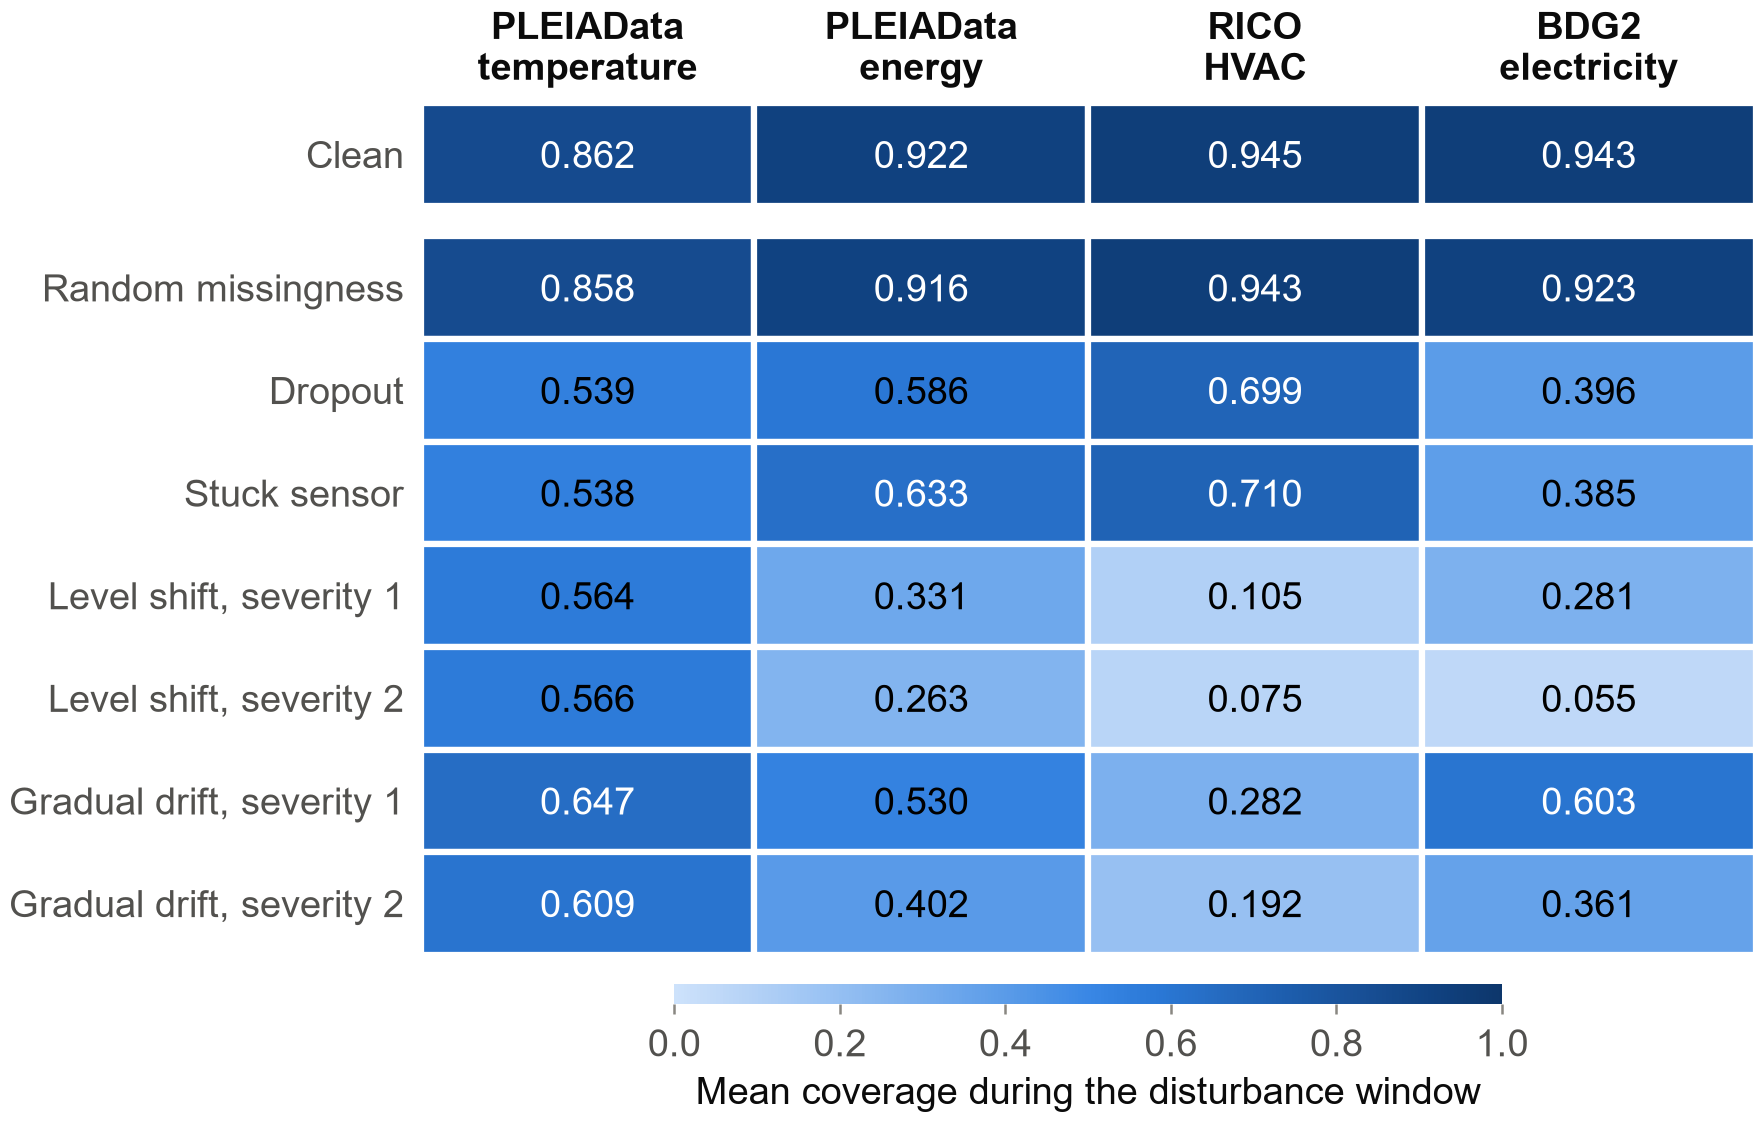

The script that drew this image:
"""Figure 4.6: mean clean reference coverage under sensor disturbances.

Caption title: Mean clean reference coverage under sensor disturbances

Source: review/candidature_evidence_package_20261002_v1/REPORT_TABLES/ROBUSTNESS_FAULT_SUMMARY.csv

Each setting has 15 fold-seed units (three outer folds x five model seeds),
and each unit is replayed with its own clean reference interval configuration
(saved owner, interval method, nominal level and recalibration policy). The
table summarises the units that share a configuration in one row, and
``cells`` counts those units. Each heatmap value pools a setting's rows for
one scenario with ``cells`` as weights:

    coverage = sum(cells * mean_coverage_during) / sum(cells)

The weights must total 15 for every setting and scenario. mean_coverage_during
is empirical coverage in the disturbance window, [25%, 55%) of each test
stream; the clean row is the same window of the undisturbed stream. All cells
share one colour scale from 0 to 1. Nominal levels differ between units (0.95
to 0.995), so no common coverage target is marked.

Severity. A level shift or gradual drift at severity 1 or 2 has magnitude
severity x s, where s is a training-only robust dispersion. The executed chain,
checked below against the committed code and its replay hash pins, is

    completion_v1.py (59 units) or robustness_saved_owner_v1.run_unit (pilot unit)
      -> src.split_integrity.training_scale(y, meta, roles["fit"])
      -> src.alerts_corrected.per_group_robust_scale(fit-role targets, fit-role groups)
      -> magnitude = severity * scale_map.get(group, scale_map["__pooled__"])

per_group_robust_scale gives a group 1.4826 x the median absolute deviation
(MAD) of its finite training targets when it has at least 20 of them and a
non-zero MAD. Other groups take the pooled training value, 1.4826 x the MAD of
all training targets (with the training standard deviation, then 1.0, as
degenerate-case fallbacks). A test group absent from training also takes the
pooled value: RICO roles are blocked by whole run, so every RICO test run uses
the pooled scale. The scale is therefore not a pooled sample standard
deviation.

Comparisons. The data file carries two different changes for every cell:

* same_window_reduction_pp = 100 * (clean - disturbed), both pooled over the
  same window with cells as weights. This is the reduction to quote with the
  figure.
* pre_minus_during_pp = 100 * (pre-window - disturbance-window coverage) of the
  same stream, the within-stream change quoted in RESULTS_FINDINGS.md. It also
  contains the clean stream's own change between the two windows.

The zero control (level_shift@0) is not plotted; verification requires it to
equal the clean row exactly. Cross-check: every pooled value equals the
unweighted mean of coverage_during over the 15 units in
review/robustness_contamination_recovery_20260928/AGGREGATE_CELL_METRICS.csv.

Outputs: figure_4_6_sensor_disturbance_coverage.png / .pdf and the derived
figure data figure_4_6_sensor_disturbance_coverage_data.csv.

Usage:
    python report_figures/chapter4/figure_4_6_sensor_disturbance_coverage.py
"""

from __future__ import annotations

import hashlib
import json
import math

import chapter4_style as c4
import matplotlib.pyplot as plt
import pandas as pd
from matplotlib.cm import ScalarMappable
from matplotlib.colors import LinearSegmentedColormap, Normalize
from matplotlib.patches import Rectangle

STEM = "figure_4_6_sensor_disturbance_coverage"
CAPTION = "Mean clean reference coverage under sensor disturbances"
SOURCE = c4.TABLES / "ROBUSTNESS_FAULT_SUMMARY.csv"
ROBUSTNESS = c4.REPO / "review" / "robustness_contamination_recovery_20260928"
SRC = c4.REPO / "smart_building_conformal" / "src"
CELL_SOURCE = ROBUSTNESS / "AGGREGATE_CELL_METRICS.csv"
DATA = c4.OUT_DIR / f"{STEM}_data.csv"
GID = "fig4.6|"
UNITS = 15  # fold-seed units per setting and scenario
CLEAN, ZERO_CONTROL, HEADLINE = "clean", "zero_control", "level_shift@2.0"
SCENARIOS = {
    "clean": "Clean",
    "random_missing@na": "Random missingness",
    "dropout@na": "Dropout",
    "stuck@na": "Stuck sensor",
    "level_shift@1.0": "Level shift, severity 1",
    "level_shift@2.0": "Level shift, severity 2",
    "drift@1.0": "Gradual drift, severity 1",
    "drift@2.0": "Gradual drift, severity 2",
}
COLUMN_LABELS = {
    "PLEIAData temperature": "PLEIAData\ntemperature",
    "PLEIAData energy": "PLEIAData\nenergy",
    "RICO HVAC": "RICO\nHVAC",
    "BDG2 electricity": "BDG2\nelectricity",
}
CLEAN_GAP = 0.3  # extra space, in rows, between the clean reference and the disturbances
SCALE = Normalize(vmin=0.0, vmax=1.0)  # one coverage scale for every setting
CMAP = LinearSegmentedColormap.from_list("chapter4_sequential_blue", c4.SEQUENTIAL_BLUE)
SCALE_TICKS = [0.0, 0.2, 0.4, 0.6, 0.8, 1.0]
SCALE_LABEL = "Mean coverage during the disturbance window"
GAP_WIDTH = 1.5  # points of white between neighbouring cells

# Severity-scale provenance: committed statements the caption relies on. The two
# replay drivers are pinned by the robustness records; every file must also be
# byte-identical to the robustness delivery commit.
ROBUSTNESS_COMMIT = "1b94d7dc027fe2a15049c82ba3c9a721df329ece"
CONTRACT = ROBUSTNESS / "SCIENTIFIC_REPLAY_CONTRACT.json"
COMPLETION_PROTOCOL = ROBUSTNESS / "COMPLETION_PROTOCOL.json"
SCALE_STATEMENTS = {
    ROBUSTNESS / "completion_v1.py": (
        'scale_map = SI.training_scale(np.asarray(data["y"]), data["meta"], roles["fit"])',
        'magnitude = magnitude_sd * float(scale_map.get(item.group_id, scale_map["__pooled__"]))',
    ),
    ROBUSTNESS / "robustness_saved_owner_v1.py": (
        'scale_map = SI.training_scale(np.asarray(data["y"]), data["meta"], roles["fit"])',
        'magnitude = magnitude_sd * float(scale_map.get(item.group_id, scale_map["__pooled__"]))',
    ),
    SRC / "split_integrity.py": (
        "from .alerts_corrected import per_group_robust_scale",
        "sc = per_group_robust_scale(np.asarray(y)[idx], meta.iloc[idx].group_id.to_numpy())",
        'return {**sc["scale"], "__pooled__": sc["pooled_fallback"]}',
    ),
    SRC / "alerts_corrected.py": (
        "min_points: int = 20,",
        "k = 1.4826",
        "if len(v) < min_points:",
        "return float(s) if s > 0 else None",
        "pooled = mad_sigma(y) or (float(np.nanstd(y))",
        '"pooled_fallback": pooled,',
    ),
    SRC / "matched_data005.py": (  # RICO test runs never enter the fit role
        "SI.assert_boundary(meta, np.r_[fit, calibration], test, SI.GROUPED)",
    ),
}


def coverage_label(value: float) -> str:
    return f"{value:.3f}"


def points(value: float) -> str:
    return f"{value:.2f}".replace("-", "\N{MINUS SIGN}")


def listing(items: list[str]) -> str:
    return ", ".join(items[:-1]) + f" and {items[-1]}"


def pool(weights: list[float], values: list[float]) -> tuple[float, float]:
    """Weighted mean and weight total; fsum keeps the result independent of row order."""
    total = math.fsum(weights)
    return math.fsum(w * v for w, v in zip(weights, values)) / total, total


def single(values, what: str) -> str:
    distinct = set(values)
    if len(distinct) != 1:
        raise ValueError(f"expected one {what}, found {sorted(distinct)}")
    return distinct.pop()


def derive(frame) -> pd.DataFrame:
    if frame.duplicated(["task", "cell", "interval_method", "nominal_level", "recal_policy"]).any():
        raise ValueError("more than one summary row for a setting, scenario and configuration")
    records = []
    for task in c4.TASK_ORDER:
        task_rows = frame[frame["task"] == task]
        clean_rows = task_rows[task_rows["cell"] == CLEAN]
        clean, _ = pool([float(w) for w in clean_rows["cells"]], [float(v) for v in clean_rows["mean_coverage_during"]])
        for cell, label in SCENARIOS.items():
            rows = task_rows[task_rows["cell"] == cell]
            if rows.empty:
                raise ValueError(f"no rows for {task}, {cell}")
            weights = [float(w) for w in rows["cells"]]
            coverage, weight = pool(weights, [float(v) for v in rows["mean_coverage_during"]])
            pre, _ = pool(weights, [float(v) for v in rows["mean_coverage_pre"]])
            if weight != UNITS:
                raise ValueError(f"{task}, {cell}: weights total {weight:g}, expected {UNITS}")
            records.append(
                {
                    "row_order": len(records) + 1,
                    "dataset": single(rows["dataset"], "dataset"),
                    "task": task,
                    "cell": cell,
                    "scenario": label,
                    "weight_total": int(weight),
                    "configuration_rows": len(rows),
                    "mean_coverage_during": coverage,
                    "coverage_label": coverage_label(coverage),
                    "clean_mean_coverage_during": clean,
                    "same_window_reduction_pp": 100.0 * (clean - coverage),
                    "mean_coverage_pre": pre,
                    "pre_minus_during_pp": 100.0 * (pre - coverage),
                    "source_table": c4.repo_relative(SOURCE),
                    "source_commit": single(rows["source_commit"], "source commit"),
                    "source_path": single(rows["source_path"], "source path"),
                }
            )
    return pd.DataFrame(records)


def row_positions() -> dict[str, float]:
    """Top edge of each scenario row; the clean reference sits apart at the top."""
    positions, y = {}, 0.0
    for cell in SCENARIOS:
        positions[cell] = y
        y += 1.0 + (CLEAN_GAP if cell == CLEAN else 0.0)
    return positions


def build(data):
    fig, ax = plt.subplots(figsize=(c4.FULL_WIDTH, 3.75), layout="constrained")
    rows = row_positions()
    for record in data.itertuples(index=False):
        x, y = c4.TASK_ORDER.index(record.task), rows[record.cell]
        fill = CMAP(SCALE(record.mean_coverage_during))
        ax.add_patch(Rectangle(
            (x, y), 1.0, 1.0, facecolor=fill, edgecolor=c4.SURFACE, linewidth=GAP_WIDTH,
            gid=f"{GID}cell|{record.task}|{record.cell}",
        ))
        ax.text(
            x + 0.5, y + 0.5, record.coverage_label, ha="center", va="center_baseline",
            fontsize=c4.TEXT_SIZE, color=c4.label_color(fill), gid=f"{GID}label|{record.task}|{record.cell}",
        )
    bottom = max(rows.values()) + 1.0
    ax.set_xlim(0, len(c4.TASK_ORDER))
    ax.set_ylim(bottom, 0)
    ax.xaxis.tick_top()
    ax.set_xticks([index + 0.5 for index in range(len(c4.TASK_ORDER))],
                  [COLUMN_LABELS[task] for task in c4.TASK_ORDER])
    for label in ax.get_xticklabels():
        label.set_fontweight("bold")
    ax.set_yticks([rows[cell] + 0.5 for cell in SCENARIOS], list(SCENARIOS.values()))
    ax.tick_params(axis="x", length=0, pad=3, labelcolor=c4.INK)
    ax.tick_params(axis="y", length=0, pad=4)
    for spine in ax.spines.values():
        spine.set_visible(False)

    scale = fig.colorbar(
        ScalarMappable(norm=SCALE, cmap=CMAP), ax=ax, location="bottom",
        shrink=0.62, aspect=42, pad=0.03,
    )
    scale.ax.set_gid(f"{GID}scale")
    scale.solids.set_rasterized(False)  # Matplotlib rasterises long gradients; the PDF must stay vector
    scale.set_ticks(SCALE_TICKS, labels=[f"{tick:.1f}" for tick in SCALE_TICKS])
    scale.outline.set_visible(False)
    scale.ax.tick_params(length=2.5, width=0.6, color=c4.MUTED)
    scale.set_label(SCALE_LABEL, color=c4.INK, labelpad=3)
    return fig


def verify_severity_scale(check: c4.ValueCheck) -> None:
    """The documented severity scale is the committed, hash-pinned code that ran."""
    contract = json.loads(c4.git_blob(CONTRACT).decode("utf-8-sig"))
    protocol = json.loads(c4.git_blob(COMPLETION_PROTOCOL).decode("utf-8-sig"))
    pins = {
        ROBUSTNESS / "robustness_saved_owner_v1.py": contract["saved_owner_adapter_sha256"],
        ROBUSTNESS / "completion_v1.py": protocol["source_sha256"]["completion_v1.py"],
    }
    for path, pin in pins.items():
        if hashlib.sha256(c4.git_blob(path)).hexdigest() != pin:
            raise AssertionError(f"{STEM}: {path.name} differs from its replay pin")
    for path, statements in SCALE_STATEMENTS.items():
        code = c4.git_blob(path)
        if code != c4.git_blob(path, ROBUSTNESS_COMMIT):
            raise AssertionError(f"{STEM}: {path.name} changed after the robustness delivery")
        missing = [statement for statement in statements if statement not in code.decode("utf-8")]
        if missing:
            raise AssertionError(f"{STEM}: {path.name} lacks {missing}")
    check.note("severity scale: completion_v1.py and robustness_saved_owner_v1.py match their replay pins and call "
               "split_integrity.training_scale -> alerts_corrected.per_group_robust_scale "
               "(1.4826 x MAD, at least 20 finite values, pooled fallback); RICO test runs are whole-run blocked "
               "from training, so they take the pooled value; all five files equal the robustness delivery commit")


def verify(fig) -> c4.ValueCheck:
    check = c4.ValueCheck(STEM)

    # Independent read of the summary: weights, the exact zero control, and the pooled values.
    groups: dict[tuple[str, str], list[dict[str, str]]] = {}
    for row in c4.read_rows(SOURCE):
        groups.setdefault((row["task"], row["cell"]), []).append(row)
    wanted = {(task, cell) for task in c4.TASK_ORDER for cell in [*SCENARIOS, ZERO_CONTROL]}
    check.keys({"|".join(key) for key in groups}, {"|".join(key) for key in wanted}, "settings and scenarios")
    during, pre, delta, dataset = {}, {}, {}, {}
    for (task, cell), rows in groups.items():
        weights = [float(row["cells"]) for row in rows]
        during[(task, cell)], weight = pool(weights, [float(row["mean_coverage_during"]) for row in rows])
        pre[(task, cell)], _ = pool(weights, [float(row["mean_coverage_pre"]) for row in rows])
        delta[(task, cell)], _ = pool(weights, [float(row["mean_delta_coverage_during_vs_pre"]) for row in rows])
        if weight != UNITS:
            raise AssertionError(f"{STEM}: {task}, {cell}: weights total {weight:g}, expected {UNITS}")
        dataset[task] = single([row["dataset"] for row in rows], "dataset")
    check.note(f"cells weights total {UNITS} in all {len(groups)} setting-scenario groups "
               f"({len(c4.TASK_ORDER) * len(SCENARIOS)} plotted, {len(c4.TASK_ORDER)} zero controls)")
    for task in c4.TASK_ORDER:
        if during[(task, ZERO_CONTROL)] != during[(task, CLEAN)]:
            raise AssertionError(f"{STEM}: {task}: zero control differs from clean")
    check.note("zero control (level_shift@0) equals clean exactly in all four settings")

    # Same-window comparison: disturbances leave the pre-window untouched, so pre-minus-during
    # differs from the same-window reduction only by the clean stream's own change between windows.
    largest = 0.0
    for (task, cell), value in during.items():
        if pre[(task, cell)] != pre[(task, CLEAN)]:
            raise AssertionError(f"{STEM}: {task}, {cell}: pre-window coverage differs from clean")
        largest = max(largest, abs((value - pre[(task, cell)]) - delta[(task, cell)]))
    if largest > 1e-12:
        raise AssertionError(f"{STEM}: stored during-minus-pre deltas disagree with the windows by {largest}")
    check.note("pre-window coverage equals clean in every disturbance, so same-window reductions use the same "
               f"window; stored during-minus-pre deltas agree with the pooled windows (max |difference| = {largest:.2g})")

    # Cross-check against the 900-cell unit-level source.
    units: dict[tuple[str, str], dict[str, float]] = {}
    for row in c4.read_rows(CELL_SOURCE):
        units.setdefault((row["dataset"], row["cell"]), {})[row["unit"]] = float(row["coverage_during"])
    largest = 0.0
    for (task, cell), value in during.items():
        values = units[(dataset[task], cell)]
        if len(values) != UNITS:
            raise AssertionError(f"{STEM}: {task}, {cell}: {len(values)} units in {CELL_SOURCE.name}")
        difference = abs(math.fsum(values.values()) / UNITS - value)
        if difference > 1e-12:
            raise AssertionError(f"{STEM}: {task}, {cell}: pooled value differs from the unit mean by {difference}")
        largest = max(largest, difference)
    check.note(f"pooled values equal the 15-unit means in {CELL_SOURCE.name} (max |difference| = {largest:.2g})")
    verify_severity_scale(check)

    # Plotted cells, labels, axes and the shared scale.
    ax = next(axis for axis in fig.axes if axis.get_gid() != f"{GID}scale")
    rows = row_positions()
    check.text(" / ".join(label.get_text() for label in ax.get_xticklabels()),
               " / ".join(COLUMN_LABELS[task] for task in c4.TASK_ORDER), "column order")
    check.text(" / ".join(label.get_text() for label in ax.get_yticklabels()),
               " / ".join(SCENARIOS.values()), "row order")
    written = {(row["task"], row["cell"]): row for row in c4.read_rows(DATA)}
    if len(written) != len(c4.TASK_ORDER) * len(SCENARIOS):
        raise AssertionError(f"{STEM}: {len(written)} data rows")
    plotted = c4.artists_by_gid(fig, GID)
    lowest_contrast = math.inf
    for task in c4.TASK_ORDER:
        for cell, label in SCENARIOS.items():
            value, name = during[(task, cell)], f"{task}, {label}"
            x, y = c4.TASK_ORDER.index(task), rows[cell]
            fill = CMAP(SCALE(value))
            patch = plotted.pop(f"{GID}cell|{task}|{cell}")
            if tuple(patch.get_facecolor()) != tuple(fill):
                raise AssertionError(f"{STEM}: {name}: cell colour does not encode {value!r}")
            check.number(patch.get_x(), x, f"{name} cell column")
            check.number(patch.get_y(), y, f"{name} cell row")
            text = plotted.pop(f"{GID}label|{task}|{cell}")
            check.text(text.get_text(), coverage_label(value), f"{name} label")
            check.number(float(text.get_text()), round(value, 3), f"{name} label value")
            check.number(text.get_position()[0], x + 0.5, f"{name} label column")
            check.number(text.get_position()[1], y + 0.5, f"{name} label row")
            check.color(text.get_color(), c4.label_color(fill), f"{name} label colour")
            contrast = c4.contrast_ratio(text.get_color(), fill)
            if contrast < c4.MIN_LABEL_CONTRAST:
                raise AssertionError(f"{STEM}: {name}: label contrast {contrast:.2f}:1")
            lowest_contrast = min(lowest_contrast, contrast)
            record = written[(task, cell)]
            check.text(record["coverage_label"], coverage_label(value), f"{name} data label")
            for column, expected in (
                ("mean_coverage_during", value),
                ("weight_total", UNITS),
                ("clean_mean_coverage_during", during[(task, CLEAN)]),
                ("same_window_reduction_pp", 100.0 * (during[(task, CLEAN)] - value)),
                ("mean_coverage_pre", pre[(task, cell)]),
                ("pre_minus_during_pp", 100.0 * (pre[(task, cell)] - value)),
            ):
                check.number(float(record[column]), expected, f"{name} data {column}")
    check.note(f"cell labels contrast with their fills at {lowest_contrast:.2f}:1 or more")
    scale = plotted.pop(f"{GID}scale")
    for limit, value in zip(scale.get_xlim(), (0.0, 1.0)):
        check.number(limit, value, "colour scale limit")
    check.text(scale.get_xlabel(), SCALE_LABEL, "colour scale label")
    if plotted:
        raise AssertionError(f"{STEM}: unverified artists {sorted(plotted)}")
    return check


def captions(data) -> tuple[str, str]:
    """Caption and accompanying text, with comparisons formatted from full-precision values."""
    headline = data[data["cell"] == HEADLINE].set_index("task")
    reductions = listing([f"{points(headline.loc[task, 'same_window_reduction_pp'])} ({task})" for task in c4.TASK_ORDER])
    within = listing([points(headline.loc[task, "pre_minus_during_pp"]) for task in c4.TASK_ORDER])
    caption = (
        "Mean empirical coverage of each setting's clean reference prediction intervals during the disturbance "
        "window (25% to 55% of each test stream), under clean conditions and seven sensor disturbances. Each of "
        "the 15 fold-seed units per setting keeps its own historically selected interval "
        "configuration; summary rows are pooled with their cell counts as weights, which total 15 for every setting "
        "and scenario. The Clean row covers the same window of the undisturbed stream, and every cell uses one "
        "coverage scale from 0 to 1. Nominal levels differ between units (0.95 to 0.995), so no common coverage "
        "target is drawn. Severity 1 and severity 2 set the size of a level shift or gradual drift to one or two "
        "units of a training-only robust dispersion: 1.4826 times the median absolute deviation of the training "
        "targets, estimated separately for each physical group with at least 20 finite training values and a "
        "non-zero median absolute deviation, and otherwise taken from the pooled training estimate. RICO HVAC test "
        "runs are held out from training as whole runs, so their disturbances use the pooled estimate."
    )
    accompanying = (
        "Compared with the clean reference over the same window, with cell counts as aggregation weights, level "
        f"shift at severity 2 lowers mean coverage by {reductions} percentage points. These same-window reductions "
        "differ from the within-stream changes between the pre-fault and disturbance windows recorded in "
        f"RESULTS_FINDINGS.md ({within} percentage points in the same order), because the latter also include each "
        "clean stream's own change in coverage between the two windows."
    )
    return caption, accompanying


def reduction_table(data) -> str:
    """Same-window reductions for every disturbance, for use alongside the figure."""
    lines = [
        "| Disturbance | " + " | ".join(c4.TASK_ORDER) + " |",
        "|---|" + "---:|" * len(c4.TASK_ORDER),
    ]
    table = data.set_index(["cell", "task"])
    for cell, label in SCENARIOS.items():
        if cell == CLEAN:
            continue
        values = [points(table.loc[(cell, task), "same_window_reduction_pp"]) for task in c4.TASK_ORDER]
        lines.append(f"| {label} | " + " | ".join(values) + " |")
    return "\n".join(lines)


def main() -> None:
    c4.apply_style()
    data = derive(c4.read_table(SOURCE))
    data.to_csv(DATA, index=False, lineterminator="\n")
    fig = build(data)
    check = verify(fig)
    outputs = c4.save_figure(fig, STEM, f"Figure 4.6. {CAPTION}")
    plt.close(fig)
    caption, accompanying = captions(data)
    accompanying += ("\n\nSame-window reduction in mean coverage relative to clean (percentage points; cells-weighted, "
                     "full-precision sources rounded to two decimals):\n\n" + reduction_table(data))
    c4.report(
        check,
        [SOURCE, CELL_SOURCE, CONTRACT, COMPLETION_PROTOCOL, *SCALE_STATEMENTS],
        [DATA, *outputs], caption=caption, accompanying=accompanying,
    )


if __name__ == "__main__":
    main()
